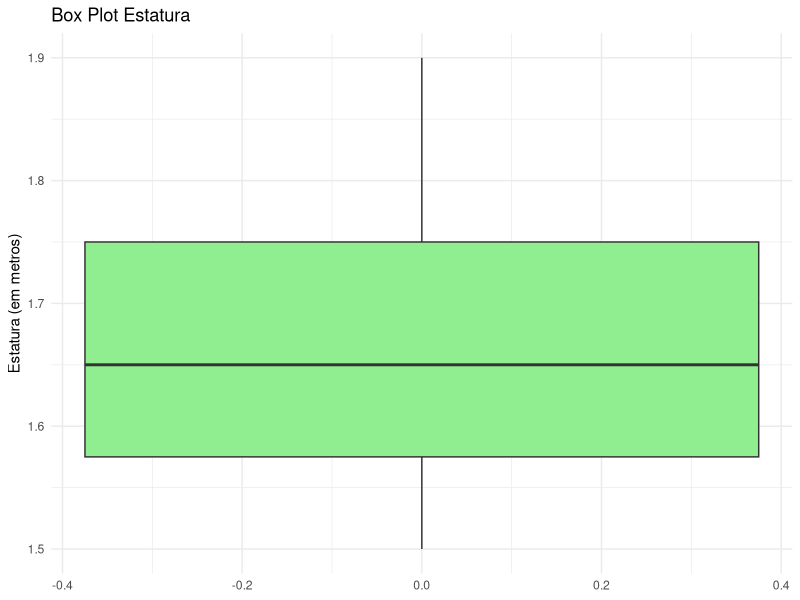
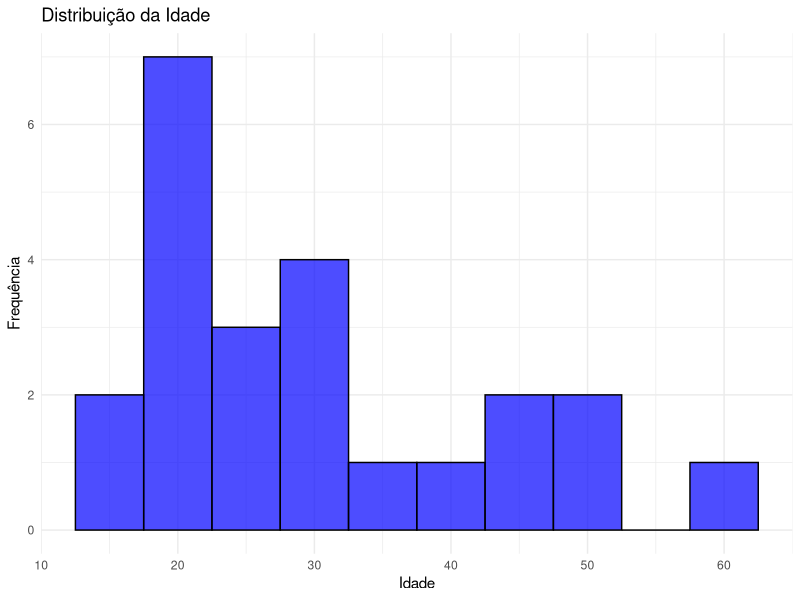

The R source for these figures, in order:
library(readxl)
library(tidyverse)
base = read_excel("Base Casos.xlsx")

#Boxplot Estatura
box_estatura <- ggplot(base, aes(y = Estatura)) +
  geom_boxplot(outlier.shape = 21, fill = "lightgreen") +
  labs(title = "Box Plot Estatura",
       y = "Estatura (em metros)") +
  theme_minimal()
print(box_estatura)

# Histograma idade
hist_idade <- ggplot(base, aes(x = Idade)) +
  geom_histogram(binwidth = 5, fill = "blue", color = "black", alpha = 0.7) +
  labs(title = "Distribuição da Idade", x = "Idade", y = "Frequência") +
  theme_minimal()
print(hist_idade)
